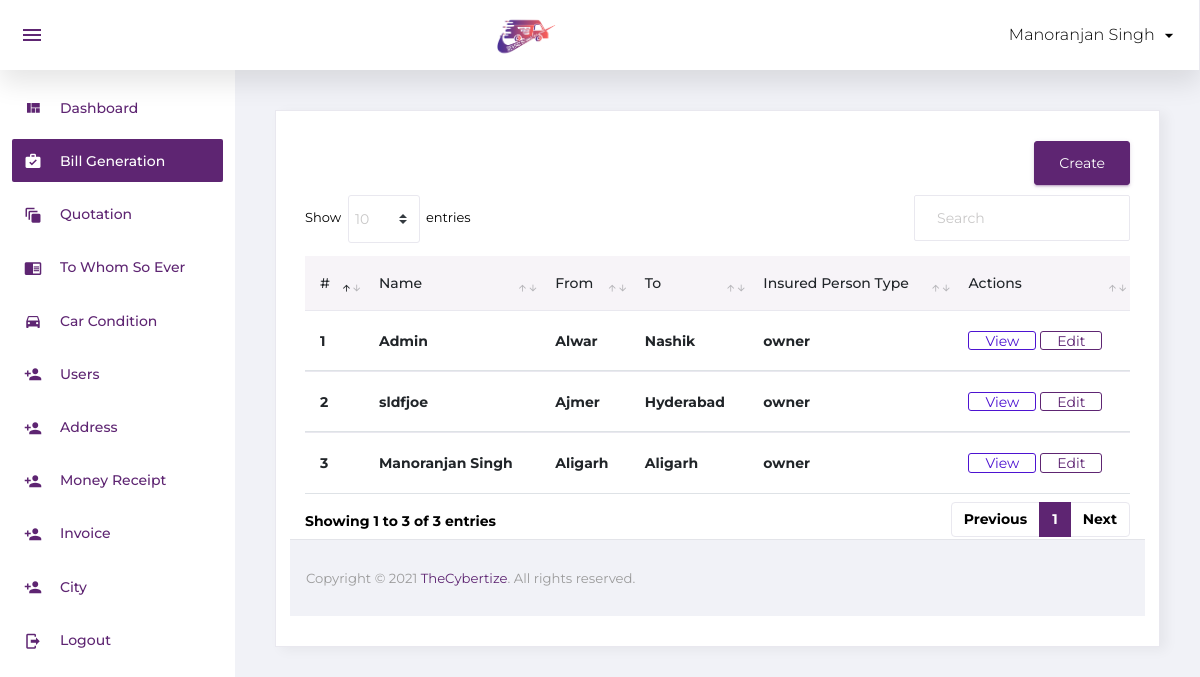
Page /bill-generationlist.php (signed in) on the committed database.
### tables this page shows
CREATE TABLE `bills` (
  `id` int(11) NOT NULL,
  `oaddress` varchar(255) NOT NULL,
  `name` varchar(50) NOT NULL,
  `consign_no` varchar(100) NOT NULL,
  `fromadd` varchar(100) NOT NULL,
  `toadd` varchar(100) NOT NULL,
  `inspt` varchar(50) NOT NULL,
  `data` longtext NOT NULL CHECK (json_valid(`data`))
);

### bill-generationlist.php (the view)
<?php
include 'config.php';
include 'include/header.php';
?>
         <div class="content-wrapper">
          <div class="card">
            <div class="card-body">
              <div class="row">
                <div class="col-sm-12 btnalign">
                        <a href="bill-generation.php"><button type="button" class="btn btn-primary adUserbtn">Create</button></a>
                </div>
              </div>
              <div class="row">
                <div class="col-12">
                  <div class="table-responsive">
                    <table id="order-listing" class="table">
                      <thead>
                        <tr>
                            <th>#</th>
                            <th>Name</th>
                            <th>From</th>
                            <th>To</th>
                            <th>Insured Person Type</th>
                            <th>Actions</th>
                        </tr>
                      </thead>
                      <tbody>
                        <?php
                          $sql = "SELECT * from bills";
                          $query = mysqli_query($con, $sql);
                          $count = mysqli_num_rows($query);
                          if ($count > 0) {
                            $n=1;
                            while($row = mysqli_fetch_assoc($query)){ ?>
                            <tr>
                                      <td><?php echo $n; ?></td>
                                      <td><?php echo $row['name']; ?></td>
                                      <td><?php echo $row['fromadd']; ?></td>
                                      <td><?php echo $row['toadd']; ?></td>
                                      <td><?php echo $row['inspt']; ?></td>
                                      <td>
                                        <a href="view_bills.php?id=<?php echo $row['id'];?>">
                                          <button class='btn btn-outline-info'>View</button>
                                        </a>
                                        <a href="edit_bills.php?id=<?php echo $row['id'];?>">
                                          <button class='btn btn-outline-primary'>Edit</button>
                                        </a>
                                      </td>
                                  </tr>
                            <?php
                            $n++;
                              }
                          }
                        ?>
                      </tbody>
                    </table>
                  </div>
                                </div>
<?php include 'include/footer.php'; ?>

### assets/style.css (style rules this page uses)
* { margin:0; padding:0; font-family: 'Montserrat', sans-serif; }
body { font-weight: 700; }
tr { line-height: 10px; min-height: 10px; height: 10px; }
.adUserbtn { float: right; margin-bottom: 10px; }

### rows in the picture
bills: name "Admin", fromadd "Alwar", toadd "Nashik", inspt "owner"
bills: name "sldfjoe", fromadd "Ajmer", toadd "Hyderabad", inspt "owner"
bills: name "Manoranjan Singh", fromadd "Aligarh", toadd "Aligarh", inspt "owner"

### other values in the picture
$_SESSION['username'] "Manoranjan Singh"
